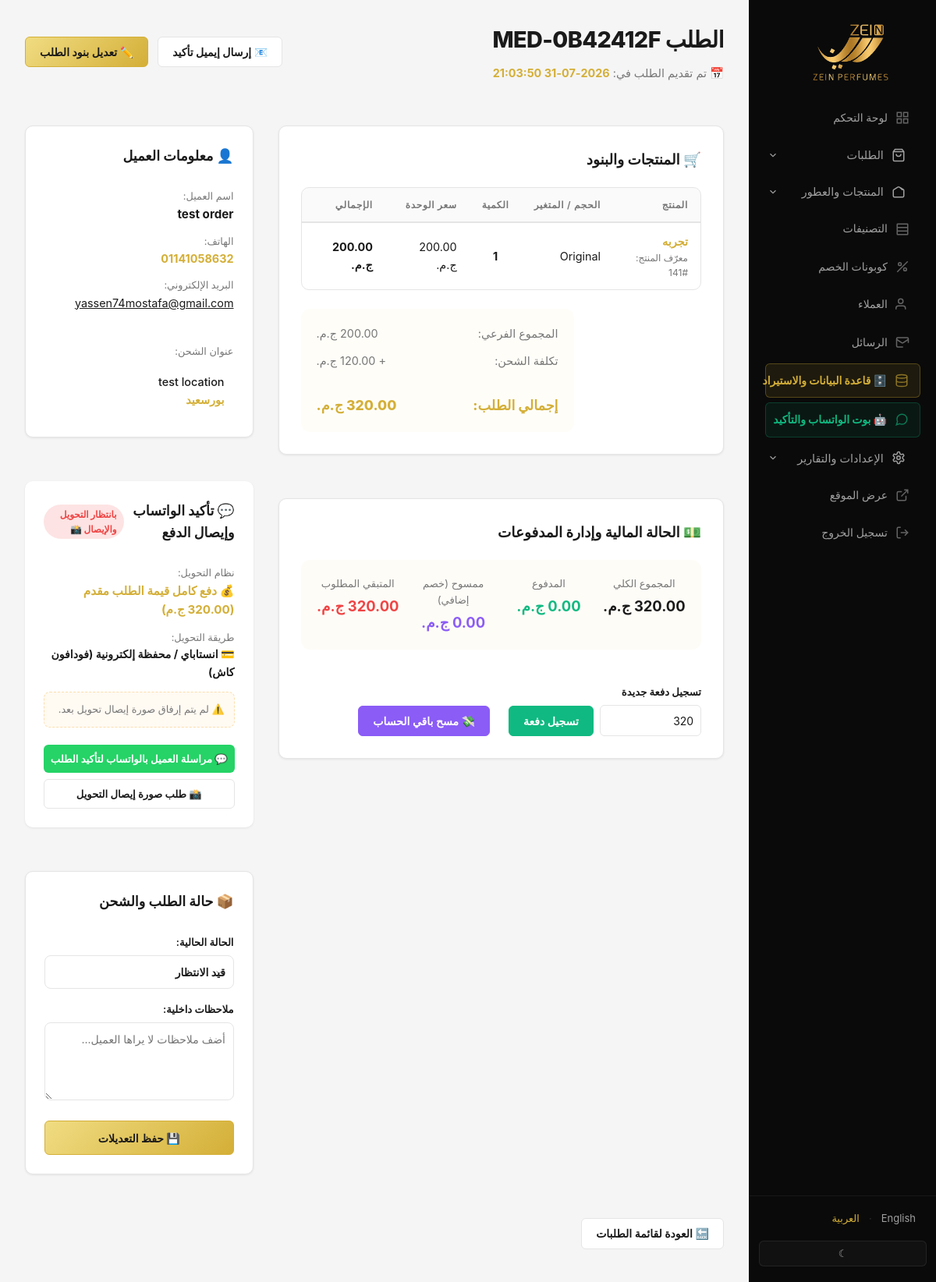
Page /admin/order_view.php?id=38 (signed in) on the committed database.
### tables this page shows
CREATE TABLE `orders` (
  `id` int(10) UNSIGNED NOT NULL,
  `order_number` varchar(32) NOT NULL,
  `status` enum('pending','processing','shipped','delivered','cancelled') NOT NULL DEFAULT 'pending',
  `delivered_at` datetime DEFAULT NULL,
  `customer_name` varchar(255) NOT NULL,
  `customer_email` varchar(255) NOT NULL,
  `customer_phone` varchar(64) DEFAULT NULL,
  `shipping_address` text DEFAULT NULL,
  `city` varchar(128) DEFAULT NULL,
  `address_landmark` text DEFAULT NULL,
  `admin_notes` text DEFAULT NULL,
  `promo_code` varchar(64) DEFAULT NULL,
  `subtotal` decimal(10,2) NOT NULL,
  `discount_amount` decimal(10,2) DEFAULT NULL,
  `shipping_cost` decimal(10,2) NOT NULL DEFAULT 0.00,
  `total` decimal(10,2) NOT NULL DEFAULT 0.00,
  `created_at` datetime NOT NULL DEFAULT current_timestamp(),
  `updated_at` datetime NOT NULL DEFAULT current_timestamp() ON UPDATE current_timestamp(),
  `email_conf_sent` tinyint(1) DEFAULT 0,
  `paid_amount` decimal(10,2) NOT NULL DEFAULT 0.00,
  `waived_amount` decimal(10,2) NOT NULL DEFAULT 0.00,
  `payment_method` varchar(64) DEFAULT 'paymob',
  `payment_status` enum('pending','paid','failed') NOT NULL DEFAULT 'pending',
  `paymob_order_id` varchar(128) DEFAULT NULL,
  `paymob_transaction_id` varchar(128) DEFAULT NULL,
  `kashier_order_id` varchar(128) DEFAULT NULL,
  `kashier_transaction_id` varchar(128) DEFAULT NULL
);

CREATE TABLE `order_items` (
  `id` int(10) UNSIGNED NOT NULL,
  `order_id` int(10) UNSIGNED NOT NULL,
  `product_id` int(10) UNSIGNED NOT NULL,
  `variant_id` int(10) UNSIGNED DEFAULT NULL,
  `product_name_snapshot` varchar(255) NOT NULL,
  `variant_label_snapshot` varchar(255) DEFAULT NULL,
  `qty` int(10) UNSIGNED NOT NULL,
  `unit_price` decimal(10,2) NOT NULL,
  `line_total` decimal(10,2) NOT NULL
);

### admin/order_view.php (the view, shortened to what the rows shown need)
<?php
$pdo = medal_pdo();
$id = (int) ($_GET['id'] ?? $_POST['order_id'] ?? 0);
$order = null;
$items = [];
if ($pdo !== null && $id > 0) {
    $st = $pdo->prepare('SELECT * FROM orders WHERE id = ?');
    $st->execute([$id]);
    $order = $st->fetch();
    if ($order !== false) {
        $it = $pdo->prepare('SELECT * FROM order_items WHERE order_id = ? ORDER BY id ASC');
        $it->execute([$id]);
        $items = $it->fetchAll();
    }
}
require __DIR__ . '/_layout_start.php';
?>
<div class="admin-header-actions" style="border-bottom: 1px solid var(--admin-card-border); padding-bottom: 1.5rem; margin-bottom: 2rem;">
    <div>
        <h1 style="margin: 0; font-size: 1.8rem; font-weight: 800; color: var(--admin-heading);">
            الطلب <?= esc((string) $order['order_number']) ?>
        </h1>
        <p class="admin-muted" style="margin: 0.5rem 0 0; font-size: 0.9rem;">
            📅 تم تقديم الطلب في: <strong style="color: var(--admin-gold);"><?= esc((string) $order['created_at']) ?></strong>
        </p>
    </div>
</div>
<div style="display: grid; grid-template-columns: 2fr 1fr; gap: 2rem; align-items: start;">
    <div style="display: flex; flex-direction: column; gap: 2rem;">
        <div class="admin-card" style="padding: 1.75rem;">
            <h2 style="margin-top: 0; font-size: 1.15rem; margin-bottom: 1.25rem; font-weight: 700; color: var(--admin-heading); display: flex; align-items: center; gap: 8px;">
                🛒 المنتجات والبنود
            </h2>
            <div class="admin-table-wrap">
                <table class="admin-table" style="font-size: 0.9rem;">
                    <thead>
                        <tr>
                            <th>المنتج</th>
                            <th>الحجم / المتغير</th>
                            <th style="text-align: center;">الكمية</th>
                            <th>سعر الوحدة</th>
                            <th>الإجمالي</th>
                        </tr>
                    </thead>
                    <tbody>
                        <?php foreach ($items as $row): ?>
                            <tr>
                                <td style="font-weight: 600; color: var(--admin-gold);">
                                    <?= esc((string) $row['product_name_snapshot']) ?>
                                    <span style="font-size: 0.75rem; font-weight: normal; color: var(--admin-text-muted); display: block;">معرّف المنتج: #<?= (int) $row['product_id'] ?></span>
                                </td>
                                <td><?= esc((string) ($row['variant_label_snapshot'] ?? '—')) ?></td>
                                <td style="text-align: center; font-weight: 700;"><?= (int) $row['qty'] ?></td>
                                <td><?= number_format((float) $row['unit_price'], 2) ?> <?= esc(t('currency')) ?></td>
                                <td style="font-weight: 700; color: var(--admin-heading);"><?= number_format((float) $row['line_total'], 2) ?> <?= esc(t('currency')) ?></td>
                            </tr>
                        <?php endforeach; ?>
                    </tbody>
                </table>
            </div>
            <div style="margin-top: 1.5rem; background: rgba(212, 175, 55, 0.03); border: 1px solid var(--admin-card-border); padding: 1.25rem; border-radius: 12px; display: flex; flex-direction: column; gap: 0.75rem; max-width: 350px; margin-inline-start: auto;">
                <div style="display: flex; justify-content: space-between; font-size: 0.9rem; color: var(--admin-text-muted);">
                    <span>تكلفة الشحن:</span>
                    <span>+ <?= number_format((float) $order['shipping_cost'], 2) ?> <?= esc(t('currency')) ?></span>
                </div>
                <div style="display: flex; justify-content: space-between; font-size: 1.1rem; font-weight: 800; color: var(--admin-gold);">
                    <span>إجمالي الطلب:</span>
                    <span><?= number_format((float) $order['total'], 2) ?> <?= esc(t('currency')) ?></span>
                </div>
            </div>
        </div>
        <?php
        $total = (float)$order['total'];
        $paid = (float)($order['paid_amount'] ?? 0.0);
        $waived = (float)($order['waived_amount'] ?? 0.0);
        $remaining = max(0.0, $total - $paid - $waived);
        ?>
        <div class="admin-card" style="padding: 1.75rem;">
            <h2 style="margin-top: 0; font-size: 1.15rem; margin-bottom: 1.25rem; font-weight: 700; color: var(--admin-heading); display: flex; align-items: center; gap: 8px;">
                💵 الحالة المالية وإدارة المدفوعات
            </h2>
            <div style="display: grid; grid-template-columns: repeat(4, 1fr); gap: 1rem; margin-bottom: 1.5rem; background: rgba(212, 175, 55, 0.04); border: 1px solid var(--admin-card-border); padding: 1.25rem; border-radius: 12px;">
                <div style="text-align: center;">
                    <span style="font-size: 0.82rem; color: var(--admin-text-muted); display: block; margin-bottom: 0.25rem;">المجموع الكلي</span>
                    <strong style="font-size: 1.15rem; color: var(--admin-heading);"><?= number_format($total, 2) ?> <?= esc(t('currency')) ?></strong>
                </div>
                <div style="text-align: center; border-inline-start: 1px solid var(--admin-card-border);">
                    <span style="font-size: 0.82rem; color: var(--admin-text-muted); display: block; margin-bottom: 0.25rem;">المدفوع</span>
                    <strong style="font-size: 1.15rem; color: #10b981;"><?= number_format($paid, 2) ?> <?= esc(t('currency')) ?></strong>
                </div>
                <div style="text-align: center; border-inline-start: 1px solid var(--admin-card-border);">
                    <span style="font-size: 0.82rem; color: var(--admin-text-muted); display: block; margin-bottom: 0.25rem;">ممسوح (خصم إضافي)</span>
                    <strong style="font-size: 1.15rem; color: #8b5cf6;"><?= number_format($waived, 2) ?> <?= esc(t('currency')) ?></strong>
                </div>
                <div style="text-align: center; border-inline-start: 1px solid var(--admin-card-border);">
                    <span style="font-size: 0.82rem; color: var(--admin-text-muted); display: block; margin-bottom: 0.25rem;">المتبقي المطلوب</span>
                    <strong style="font-size: 1.15rem; color: <?= $remaining > 0 ? '#ef4444' : '#10b981' ?>;"><?= number_format($remaining, 2) ?> <?= esc(t('currency')) ?></strong>
                </div>
            </div>
            <?php if ($remaining > 0): ?>
                <div style="display: flex; gap: 1.5rem; align-items: flex-end; flex-wrap: wrap; border-top: 1px solid var(--admin-card-border); padding-top: 1.25rem;">
                    <form method="post" action="<?= esc(admin_url('order_view.php?id=' . $id)) ?>" style="display: flex; gap: 0.5rem; align-items: flex-end; margin: 0;">
                        <div>
                            <label for="amount_to_pay" style="font-size: 0.82rem; display: block; margin-bottom: 0.35rem; font-weight: 600;">تسجيل دفعة جديدة</label>
                            <input type="number" step="0.01" name="amount_to_pay" id="amount_to_pay" max="<?= $remaining ?>" value="<?= $remaining ?>" required class="admin-input" style="width: 130px; padding: 0.55rem;">
                        </div>
                        <button type="submit" class="admin-btn admin-btn--primary" style="background: #10b981; border-color: #10b981; color: white;">تسجيل دفعة</button>
                    </form>
                    <form method="post" action="<?= esc(admin_url('order_view.php?id=' . $id)) ?>" style="margin: 0;" onsubmit="return confirm('هل أنت متأكد من مسح وإسقاط باقي المبلغ المستحق بالكامل؟');">
                        <button type="submit" class="admin-btn admin-btn--secondary" style="background: #8b5cf6; border-color: #8b5cf6; color: white;">💸 مسح باقي الحساب</button>
                    </form>
                </div>
            <?php else: ?>
                <div style="background: rgba(16, 185, 129, 0.08); border: 1px solid rgba(16, 185, 129, 0.2); padding: 1rem; border-radius: 8px; color: #065f46; font-weight: 700;">
                    ✅ الحساب مسوّى بالكامل. لا يوجد مستحقات متبقية على هذا الطلب.
                </div>
            <?php endif; ?>
        </div>
    </div>
    <div style="display: flex; flex-direction: column; gap: 2rem;">
        <div class="admin-card" style="padding: 1.5rem;">
            <div style="display: flex; flex-direction: column; gap: 0.8rem; font-size: 0.9rem; line-height: 1.6;">
                <div>
                    <span style="color: var(--admin-text-muted); display: block; font-size: 0.8rem;">اسم العميل:</span>
                    <strong style="color: var(--admin-heading); font-size: 0.95rem;"><?= esc((string) $order['customer_name']) ?></strong>
                </div>
                <div>
                    <strong><a href="tel:<?= esc((string) $order['customer_phone']) ?>" style="color: var(--admin-gold); text-decoration: none;"><?= esc((string) $order['customer_phone']) ?></a></strong>
                </div>
                <div>
                    <span style="color: var(--admin-text-muted); display: block; font-size: 0.8rem;">البريد الإلكتروني:</span>
                    <a href="mailto:<?= esc((string) $order['customer_email']) ?>" style="color: var(--admin-heading);"><?= esc((string) $order['customer_email']) ?></a>
                </div>
                <div>
                    <span style="color: var(--admin-text-muted); display: block; font-size: 0.8rem;">عنوان الشحن:</span>
                    <p style="margin: 0.25rem 0 0; background: var(--admin-card-border); padding: 0.75rem; border-radius: 8px; font-weight: 500;">
                        <?= nl2br(esc((string) $order['shipping_address'])) ?>
                        <?php if (!empty($order['city'])): ?>
                            <br><strong style="color: var(--admin-gold);"><?= esc((string) $order['city']) ?></strong>
                        <?php endif; ?>
                    </p>
                </div>
            </div>
        </div>
        <?php
        $payScope = (string)($order['payment_scope'] ?? 'full');
        $receiptFile = (string)($order['payment_receipt'] ?? '');
        ?>
        <div class="admin-card" style="padding: 1.5rem; border: 1px solid <?= !empty($receiptFile) ? '#10b981' : 'var(--admin-card-border)' ?>;">
            <div style="display: flex; flex-direction: column; gap: 0.85rem; font-size: 0.88rem;">
                <div>
                    <span style="color: var(--admin-text-muted); display: block; font-size: 0.8rem;">نظام التحويل:</span>
                    <strong style="color: var(--admin-gold); font-size: 0.95rem;">
                        <?php if ($payScope === 'shipping_only'): ?>
                            🚚 دفع مصاريف الشحن فقط مقدم (<?= number_format((float)$order['shipping_cost'], 2) ?> ج.م)
                        <?php else: ?>
                            💰 دفع كامل قيمة الطلب مقدم (<?= number_format((float)$order['total'], 2) ?> ج.م)
                        <?php endif; ?>
                    </strong>
                </div>
            </div>
        </div>
    </div>
</div>
<?php require __DIR__ . '/_layout_end.php'; ?>

### rows in the picture
orders: order_number "MED-0B42412F", created_at "2026-07-31 21:03:50", shipping_cost "120.00", total "320.00", paid_amount "0.00", waived_amount "0.00", amount_to_pay "320", customer_name "test order", customer_phone "01141058632", customer_email "yassen74mostafa@gmail.com", shipping_address "test location", city "بورسعيد"
order_items: product_name_snapshot "تجربه", product "141", variant_label_snapshot "Original", qty "1", unit_price "200.00", line_total "200.00"

### other values in the picture
t('admin_nav_dashboard') "لوحة التحكم"
t('admin_nav_categories') "التصنيفات"
t('admin_nav_promo_codes') "كوبونات الخصم"
t('admin_nav_messages') "الرسائل"
t('admin_nav_view_site') "عرض الموقع"
t('admin_nav_logout') "تسجيل الخروج"
t('lang_en') "English"
t('lang_ar') "العربية"
t('currency') "ج.م."
form field status "قيد الانتظار"
